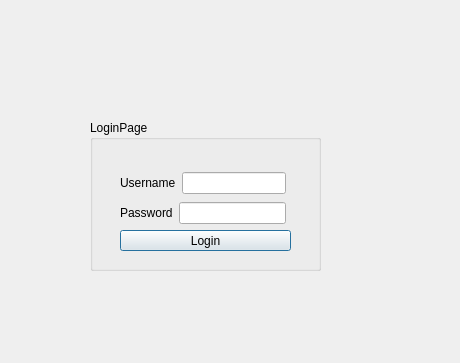
<?xml version="1.0" encoding="UTF-8"?>
<ui version="4.0">
 <class>login</class>
 <widget class="QDialog" name="login">
  <property name="geometry">
   <rect>
    <x>0</x>
    <y>0</y>
    <width>460</width>
    <height>363</height>
   </rect>
  </property>
  <property name="windowTitle">
   <string>Dialog</string>
  </property>
  <widget class="QGroupBox" name="groupBox">
   <property name="geometry">
    <rect>
     <x>90</x>
     <y>120</y>
     <width>231</width>
     <height>151</height>
    </rect>
   </property>
   <property name="title">
    <string>LoginPage</string>
   </property>
   <widget class="QPushButton" name="login_button">
    <property name="geometry">
     <rect>
      <x>30</x>
      <y>110</y>
      <width>171</width>
      <height>21</height>
     </rect>
    </property>
    <property name="text">
     <string>Login</string>
    </property>
   </widget>
   <widget class="QWidget" name="">
    <property name="geometry">
     <rect>
      <x>30</x>
      <y>50</y>
      <width>166</width>
      <height>56</height>
     </rect>
    </property>
    <layout class="QVBoxLayout" name="verticalLayout">
     <item>
      <layout class="QHBoxLayout" name="horizontalLayout">
       <item>
        <widget class="QLabel" name="label">
         <property name="text">
          <string>Username</string>
         </property>
        </widget>
       </item>
       <item>
        <widget class="QLineEdit" name="lineEdit_username"/>
       </item>
      </layout>
     </item>
     <item>
      <layout class="QHBoxLayout" name="horizontalLayout_2">
       <item>
        <widget class="QLabel" name="label_2">
         <property name="text">
          <string>Password</string>
         </property>
        </widget>
       </item>
       <item>
        <widget class="QLineEdit" name="lineEdit_password"/>
       </item>
      </layout>
     </item>
    </layout>
   </widget>
  </widget>
 </widget>
 <resources/>
 <connections/>
</ui>
